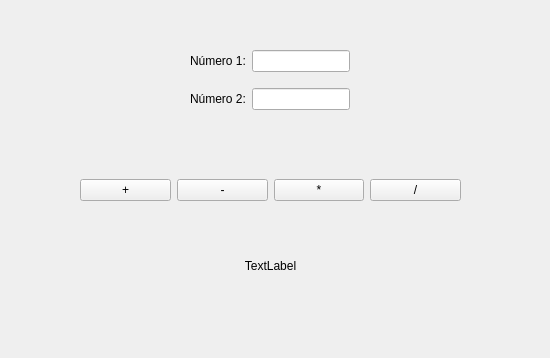
<?xml version="1.0" encoding="UTF-8"?>
<ui version="4.0">
 <class>Form</class>
 <widget class="QWidget" name="Form">
  <property name="geometry">
   <rect>
    <x>0</x>
    <y>0</y>
    <width>550</width>
    <height>358</height>
   </rect>
  </property>
  <property name="windowTitle">
   <string>Form</string>
  </property>
  <widget class="QWidget" name="horizontalLayoutWidget">
   <property name="geometry">
    <rect>
     <x>80</x>
     <y>150</y>
     <width>381</width>
     <height>80</height>
    </rect>
   </property>
   <layout class="QHBoxLayout" name="horizontalLayout">
    <item>
     <widget class="QPushButton" name="boton_suma">
      <property name="text">
       <string>+</string>
      </property>
     </widget>
    </item>
    <item>
     <widget class="QPushButton" name="boton_resta">
      <property name="text">
       <string>-</string>
      </property>
     </widget>
    </item>
    <item>
     <widget class="QPushButton" name="boton_mul">
      <property name="text">
       <string>*</string>
      </property>
     </widget>
    </item>
    <item>
     <widget class="QPushButton" name="boton_div">
      <property name="text">
       <string>/</string>
      </property>
     </widget>
    </item>
   </layout>
  </widget>
  <widget class="QLabel" name="salida">
   <property name="geometry">
    <rect>
     <x>80</x>
     <y>250</y>
     <width>381</width>
     <height>31</height>
    </rect>
   </property>
   <property name="text">
    <string>TextLabel</string>
   </property>
   <property name="alignment">
    <set>Qt::AlignCenter</set>
   </property>
  </widget>
  <widget class="QWidget" name="gridLayoutWidget_2">
   <property name="geometry">
    <rect>
     <x>190</x>
     <y>40</y>
     <width>160</width>
     <height>80</height>
    </rect>
   </property>
   <layout class="QGridLayout" name="gridLayout_2">
    <item row="0" column="0">
     <widget class="QLabel" name="label">
      <property name="text">
       <string>Número 1:</string>
      </property>
     </widget>
    </item>
    <item row="1" column="0">
     <widget class="QLabel" name="label_2">
      <property name="text">
       <string>Número 2:</string>
      </property>
     </widget>
    </item>
    <item row="0" column="1">
     <widget class="QLineEdit" name="num_1"/>
    </item>
    <item row="1" column="1">
     <widget class="QLineEdit" name="num_2"/>
    </item>
   </layout>
  </widget>
 </widget>
 <resources/>
 <connections/>
</ui>
